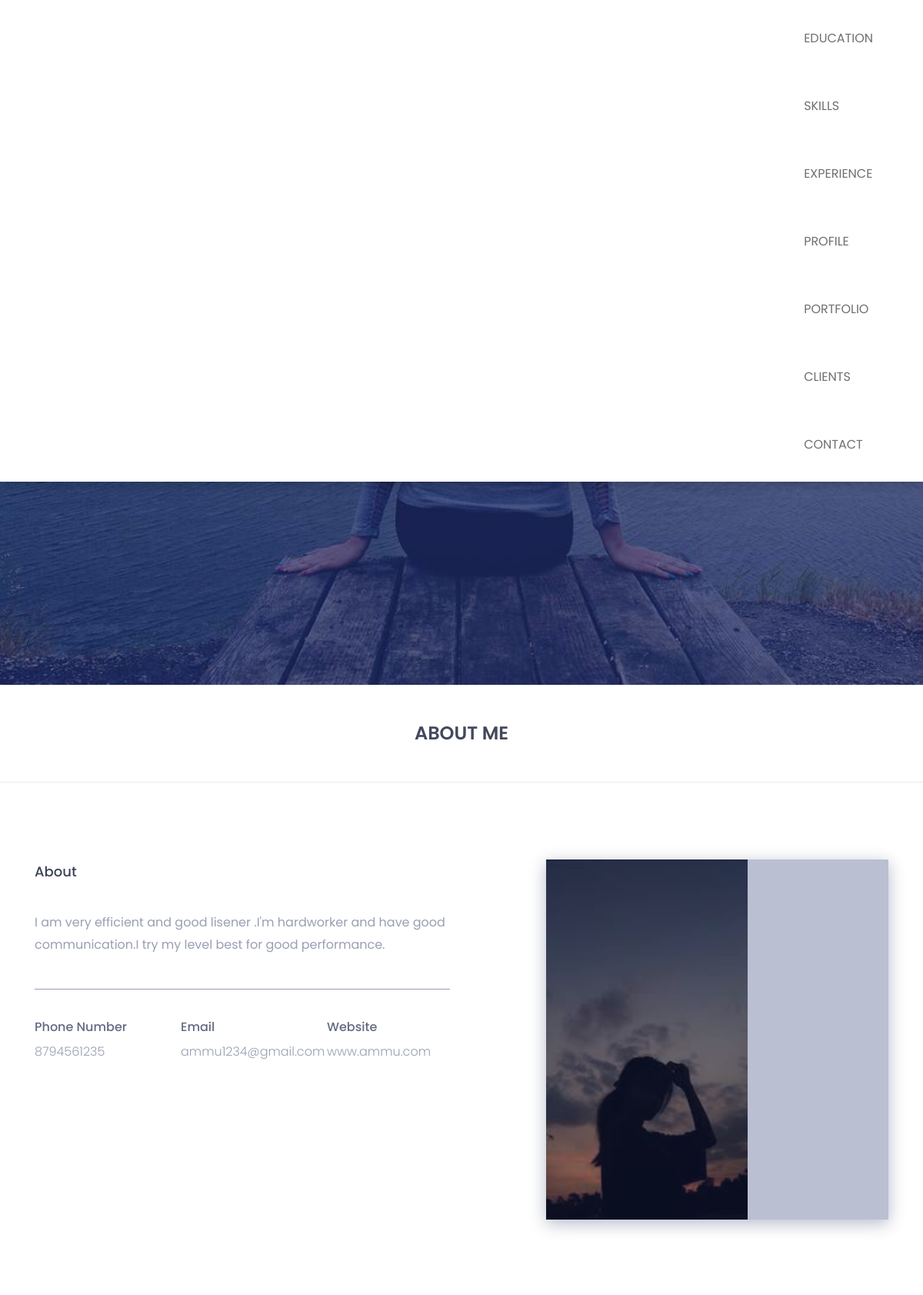
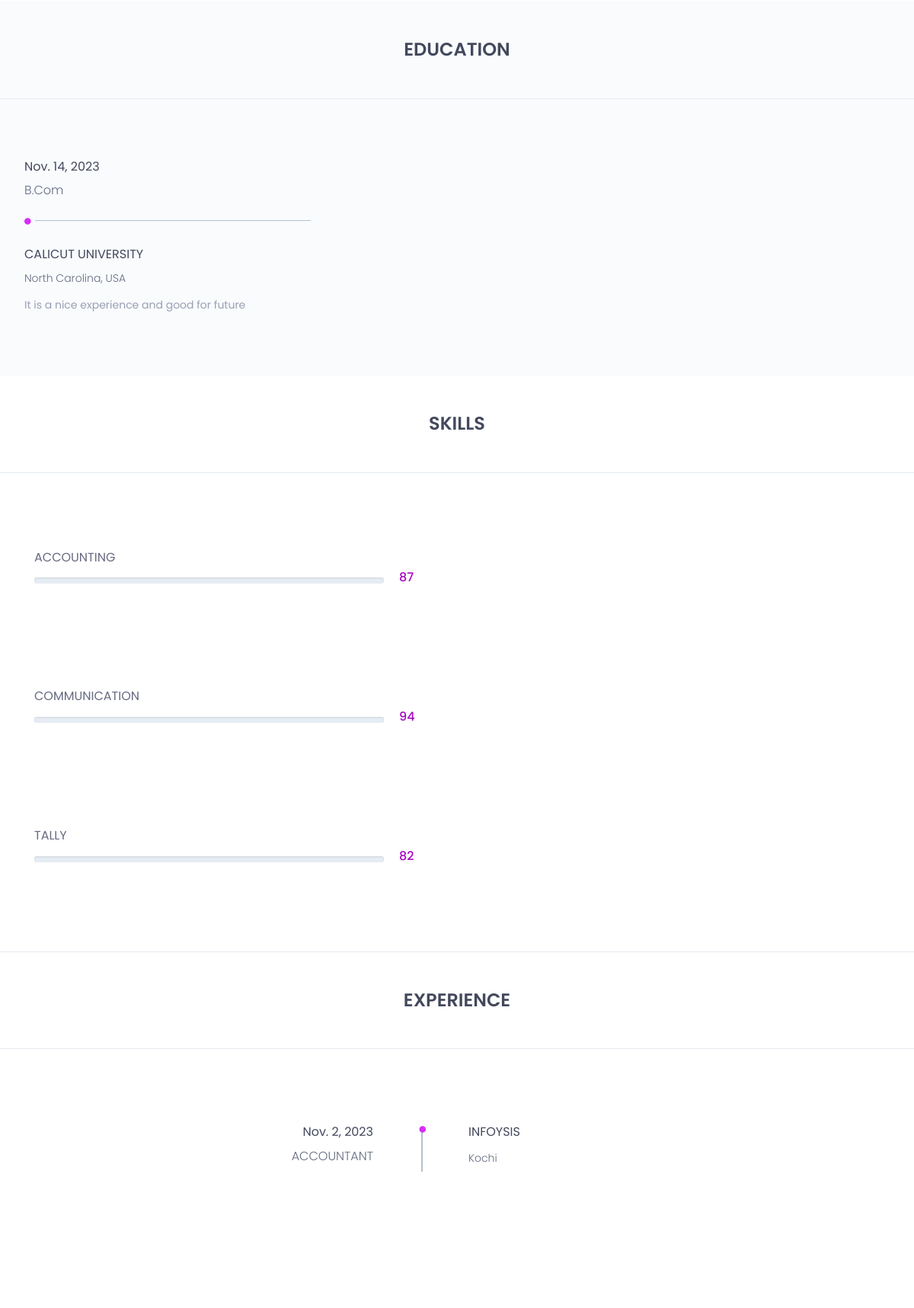
The page / (upper part) on the database its author committed (2 pictures, top to bottom).
### resapp/models.py (models this page shows, shortened)
class CreateContact(models.Model):
    aboutme=models.CharField(max_length=200)
    phone=models.IntegerField()
    email=models.EmailField()
    website=models.CharField(max_length=200)
    img=models.ImageField(upload_to='pic_pedia')

class Education(models.Model):
    year_of_passing=models.DateField()
    education=models.CharField(max_length=200)
    university=models.CharField(max_length=200)
    description=models.CharField(max_length=200)

class Skills(models.Model):
    percentage=models.IntegerField()
    skill=models.CharField(max_length=200)

class Experience(models.Model):
    year=models.DateField()
    company_name=models.CharField(max_length=200)
    place=models.CharField(max_length=200)
    experience=models.CharField(max_length=200)
    role=models.CharField(max_length=200)

### resapp/views.py (the view)
# urls.py: path('',views.index ,name='cv')
def index(request):
    cvform=ModelCv.objects.all()
    cvform1=CreateContact.objects.all()
    cvform2=Portfolio.objects.all()
    cvform3=Education.objects.all()
    cvform4=Experience.objects.all()
    cvform5=Skills.objects.all()
    return render(request,'base.html',{'form': cvform, 'form1': cvform1, 'form2': cvform2,
                                       'form3':cvform3,'form4':cvform4, 'form5':cvform5})

### templates/base.html (shortened to what this page needs)
<!doctype html>
{% load static %}
<html class="no-js" lang="en">
    <head>
		<link href="https://cdn.jsdelivr.net/npm/bootstrap@5.3.3/dist/css/bootstrap.min.css" rel="stylesheet">
        <link rel="stylesheet" href="{% static 'assets/css/font-awesome.min.css' %}">
		<link rel="stylesheet" href="{% static 'assets/css/flaticon.css' %}">
        <link rel="stylesheet" href="{% static 'assets/css/animate.css' %}">
        <link rel="stylesheet" href="{% static 'assets/css/owl.carousel.min.css' %}">
		<link rel="stylesheet" href="{% static 'assets/css/owl.theme.default.min.css' %}">
        <link rel="stylesheet" href="{% static 'assets/css/bootstrap.min.css' %}">
		<link rel="stylesheet" href="{% static 'assets/css/bootsnav.css' %}" >
        <link rel="stylesheet" href="{% static 'assets/css/style.css' %}">
        <link rel="stylesheet" href="{% static 'assets/css/responsive.css' %}">
    </head>
	<body>
		<header class="top-area">
			<div class="header-area">
			    <nav class="navbar navbar-default bootsnav navbar-fixed dark no-background">
			        <div class="container">
			            <div class="collapse navbar-collapse menu-ui-design" id="navbar-menu">
			                <ul class="nav navbar-nav navbar-right" data-in="fadeInDown" data-out="fadeOutUp">
			                    <li class=" smooth-menu"><a href="#education">Education</a></li>
			                    <li class="smooth-menu"><a href="#skills">Skills</a></li>
			                    <li class="smooth-menu"><a href="#experience">Experience</a></li>
			                    <li class="smooth-menu"><a href="#profiles">Profile</a></li>
			                    <li class="smooth-menu"><a href="#portfolio">Portfolio</a></li>
			                    <li class="smooth-menu"><a href="#clients">Clients</a></li>
			                    <li class="smooth-menu"><a href="#contact">Contact</a></li>
			                </ul>
			            </div>
			        </div>
			    </nav>
			</div>
		</header>
		<section id="welcome-hero" class="welcome-hero">
			<div class="container">
				{% for cvform in form %}
				<div class="row">
					<div class="col-md-12 text-center">
						<div class="header-text">
							<h2>I am <br> {{ cvform.name}} <br>  </h2>
							<p>{{cvform.role}}</p>
							<a href="{% url 'cv' %}" download>download resume</a>
						</div>
					</div>
				</div>
				{% endfor %}
			</div>
		</section>
		<section id="about" class="about">
			<div class="section-heading text-center">
				<h2>About me</h2>
			</div>
			<div class="container">
				{% for cvform1 in form1 %}
				<div class="about-content">
					<div class="row">
						<div class="col-sm-6">
							<div class="single-about-txt">
								<h3>
									About
								</h3>
								<p>
									{{cvform1.aboutme }}
								</p>
								<div class="row">
									<div class="col-sm-4">
										<div class="single-about-add-info">
											<h3>Phone Number</h3>
											<p>{{cvform1.phone}}</p>
										</div>
									</div>
									<div class="col-sm-4">
										<div class="single-about-add-info">
											<h3>Email</h3>
											<p>{{cvform1.email}}</p>
										</div>
									</div>
									<div class="col-sm-4">
										<div class="single-about-add-info">
											<h3>website</h3>
											<p>{{cvform1.website}}</p>
										</div>
									</div>
								</div>
							</div>
						</div>
						<div class="col-sm-offset-1 col-sm-5">
							<div class="single-about-img">
								<img src="{{cvform1.img.url}}" alt="profile_image">
								</div>
							</div>
						</div>
					</div>
				</div>
				{% endfor %}
		</section>
		<section id="education" class="education">
			<div class="section-heading text-center">
				<h2>Education</h2>
			</div>
			<div class="container">
				{% for cvform3 in form3 %}
				<div class="education-horizontal-timeline">
					<div class="row">
						<div class="col-sm-4">
							<div class="single-horizontal-timeline">
								<div class="experience-time">
									<h2>{{ cvform3.year_of_passing }}</h2>
									<h3>{{ cvform3.education}}</h3>
								</div>
								<div class="timeline-horizontal-border">
									<i class="fa fa-circle" aria-hidden="true"></i>
									<span class="single-timeline-horizontal"></span>
								</div>
								<div class="timeline">
									<div class="timeline-content">
										<h4 class="title">
											{{ cvform3.university }}
										</h4>
										<h5>north carolina, USA</h5>
										<p class="description">
											 {{cvform3.description}}
										</p>
									</div>
								</div>
							</div>
						</div>
					</div>
				</div>
				{% endfor %}
			</div>
		</section>
		<section id="skills" class="skills">
				<div class="skill-content">
					<div class="section-heading text-center">
						<h2>Skills</h2>
					</div>
					<div class="container">
							{% for cvform5 in form5 %}
						<div class="row">
							<div class="col-md-6">
								<div class="single-skill-content">
									<div class="barWrapper">
										<span class="progressText">{{cvform5.skill}}</span>
										<div class="single-progress-txt">
											<div class="progress ">
											</div>
											<h3>{{cvform5.percentage}}</h3>
										</div>
									</div>
								</div>
							</div>
						</div>
						{% endfor %}
					</div>
				</div>
		</section>
		<section id="experience" class="experience">
			<div class="section-heading text-center">
				<h2>Experience</h2>
			</div>
			<div class="container">
				{% for cvform4 in form4 %}
				<div class="experience-content">
						<div class="main-timeline">
							<ul>
								<li>
									<div class="single-timeline-box fix">
										<div class="row">
											<div class="col-md-5">
												<div class="experience-time text-right">
													<h2>{{cvform4.year}}</h2>
													<h3>{{cvform4.role}}</h3>
												</div>
											</div>
											<div class="col-md-offset-1 col-md-5">
												<div class="timeline">
													<div class="timeline-content">
														<h4 class="title">
															<span><i class="fa fa-circle" aria-hidden="true"></i></span>
															{{cvform4.company_name }}
														</h4>
														<h5>{{cvform4.place}}</h5>
													</div>
												</div>
											</div>
										</div>
									</div>
								</li>
							</ul>
						</div>
					</div>
				{% endfor %}
			</div>
		</section>
	</body>
</html>

### static/assets/css/bootsnav.css (style rules this page uses)
nav.bootsnav .container { position: relative; }
nav.navbar.bootsnav { margin-bottom: 0; -moz-border-radius: 0px; -webkit-border-radius: 0px; -o-border-radius: 0px; border-radius: 0px; background-color: #fff; border: none; border-bottom: solid 1px #e0e0e0; z-index: 9; }
nav.navbar.bootsnav ul.nav > li > a { color: #6f6f6f; background-color: transparent; outline: none; margin-bottom: -2px; }
body { -webkit-transition: all 0.3s ease-in-out; -moz-transition: all 0.3s ease-in-out; -o-transition: all 0.3s ease-in-out; -ms-transition: all 0.3s ease-in-out; transition: all 0.3s ease-in-out; }
nav.navbar.bootsnav.navbar-fixed { position: fixed; display: block; width: 100%; }
nav.navbar.bootsnav.no-background { -webkit-transition: all 1s ease-in-out; -moz-transition: all 1s ease-in-out; -o-transition: all 1s ease-in-out; -ms-transition: all 1s ease-in-out; transition: all 1s ease-in-out; }
@media (min-width: 1024px) { nav.navbar.bootsnav ul.nav > li > a { padding: 30px 15px; font-weight: 600; } }
@media (min-width: 1024px) { nav.navbar.bootsnav.no-background { background-color: transparent; border: none; } }

### static/assets/css/responsive.css (style rules this page uses)
@media screen and (max-width:1440px) { .single-about-img img { max-width:100%; } }
@media screen and (max-width:1440px) { .single-about-img:before,.about-list-icon { width: 100%; } }

### rows shown on the page
CreateContact: aboutme "I am very efficient and good lisener .I'm hardworker and have good communication.I try my level best for good performance.", phone "8794561235", email "ammu1234@gmail.com", website "www.ammu.com", img (placeholder picture)
Education: year_of_passing "Nov. 14, 2023", education "B.com", university "CALICUT UNIVERSITY", description "It is a nice experience and good for future"
Skills: skill "ACCOUNTING", percentage "87"
Skills: skill "COMMUNICATION", percentage "94"
Skills: skill "TALLY", percentage "82"
Experience: year "Nov. 2, 2023", role "ACCOUNTANT", company_name "INFOYSIS", place "Kochi"
